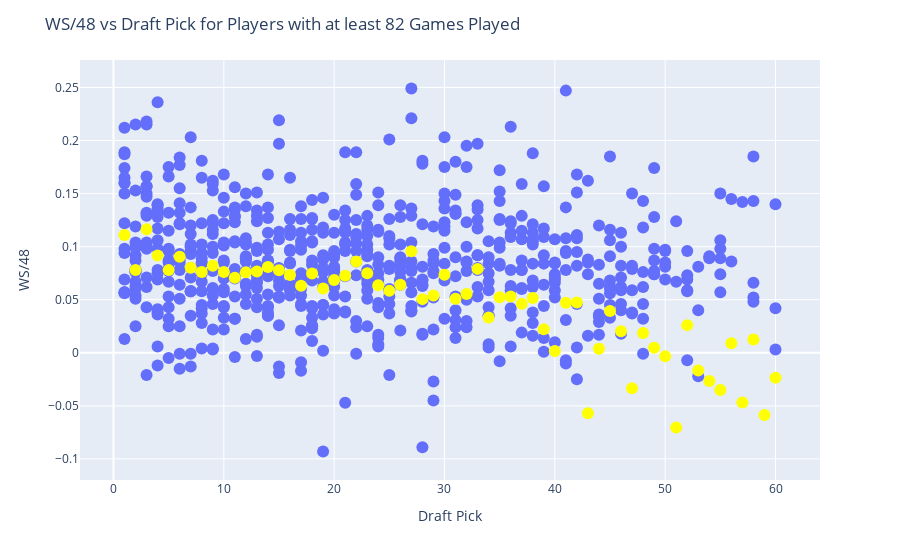

The code cell stored with this chart in its notebook:
### Code cell
# create a combobox widget with all 'Player' values
player_widget_total_scatter = widgets.Combobox(
    placeholder='Choose a Player',
    options=filtered_df['Player'].unique().tolist(),
    description='Player:',
    ensure_option=True,
    disabled=False
)

# create a dropdown widget with all relevant stats
stat_dropdown_total_scatter = widgets.Dropdown(
    options=relevant_stats,
    description='Select Stat:',
    disabled=False,
)

# Define the output area to display the scatter plot
output_total_scatter = widgets.Output()

# Function to update the output area based on the selected stat
def on_value_change_total_scatter(change):
    clear_output()
    output_total_scatter.clear_output()
    selected_stat = stat_dropdown_total_scatter.value
    selected_player = player_widget_total_scatter.value

    display(player_widget_total_scatter)
    display(stat_dropdown_total_scatter)
    with output_total_scatter:
        fig = px.scatter(filtered_df, x='Pk', y=selected_stat, hover_name='Player',
                         hover_data={'Pk': True, selected_stat: True, 'Player': False, f'{selected_stat}_diff': True, f'{selected_stat}_rank': True})
        
        # add a yellow dot for each average in the df_avg dataframe
        fig.add_trace(px.scatter(df_avg, x='Pk', y=selected_stat, hover_name='Pk',
                                 hover_data={'Pk': True, selected_stat: True}, 
                                 color_discrete_sequence=['yellow']).data[0])
        
        if selected_player in filtered_df['Player'].values:
            highlighted_player = filtered_df[filtered_df['Player'] == selected_player]
            fig.add_trace(px.scatter(highlighted_player, x='Pk', y=selected_stat, hover_name='Player',
                                    hover_data={'Pk': True, selected_stat: True, 'Player': False, f'{selected_stat}_diff': True, f'{selected_stat}_rank': True},
                                    color_discrete_sequence=['red']).data[0])
        fig.update_traces(marker=dict(size=12), showlegend=False)
        fig.update_layout(title=f'{selected_stat} vs Draft Pick for Players with at least {min_games} Games Played',
                          xaxis_title='Draft Pick', yaxis_title=selected_stat)
        fig.show()
    
# Observe changes in the value of the dropdown and call the function
stat_dropdown_total_scatter.observe(on_value_change_total_scatter, names='value')
player_widget_total_scatter.observe(on_value_change_total_scatter, names='value')

# Display the dropdown and the output area
display(player_widget_total_scatter)
display(stat_dropdown_total_scatter)
display(output_total_scatter)

### Figure 1 — Plotly figure (JSON) as saved in the notebook; plotly's stock layout.template omitted (floating-point values rounded to 4 significant figures; data arrays with more than 128 entries replaced by an {"elided": "..."} marker saying what was removed)
{"data": [{"customdata": {"elided": "669x3 mixed values"}, "hovertemplate": "<b>%{hovertext}</b><br><br>Pk=%{x}<br>WS/48=%{y}<br>WS/48_diff=%{customdata[1]}<br>WS/48_rank=%{customdata[2]}<extra></extra>", "hovertext": {"elided": "669 str values"}, "legendgroup": "", "marker": {"color": "#636efa", "size": 12, "symbol": "circle"}, "mode": "markers", "name": "", "orientation": "v", "showlegend": false, "type": "scatter", "x": {"elided": "669 int values"}, "xaxis": "x", "y": {"elided": "669 float values"}, "yaxis": "y"}, {"hovertemplate": "<b>%{hovertext}</b><br><br>Pk=%{x}<br>WS/48=%{y}<extra></extra>", "hovertext": [1, 2, 3, 4, 5, 6, 7, 8, 9, 10, 11, 12, 13, 14, 15, 16, 17, 18, 19, 20, 21, 22, 23, 24, 25, 26, 27, 28, 29, 30, 31, 32, 33, 34, 35, 36, 37, 38, 39, 40, 41, 42, 43, 44, 45, 46, 47, 48, 49, 50, 51, 52, 53, 54, 55, 56, 57, 58, 59, 60], "legendgroup": "", "marker": {"color": "yellow", "size": 12, "symbol": "circle"}, "mode": "markers", "name": "", "orientation": "v", "showlegend": false, "type": "scatter", "x": [1, 2, 3, 4, 5, 6, 7, 8, 9, 10, 11, 12, 13, 14, 15, 16, 17, 18, 19, 20, 21, 22, 23, 24, 25, 26, 27, 28, 29, 30, 31, 32, 33, 34, 35, 36, 37, 38, 39, 40, 41, 42, 43, 44, 45, 46, 47, 48, 49, 50, 51, 52, 53, 54, 55, 56, 57, 58, 59, 60], "xaxis": "x", "y": [0.111, 0.078, 0.1165, 0.09172, 0.07789, 0.09056, 0.08006, 0.07606, 0.08194, 0.07611, 0.07061, 0.07583, 0.07661, 0.08072, 0.07767, 0.07328, 0.06317, 0.07467, 0.06056, 0.06856, 0.07261, 0.08594, 0.075, 0.06372, 0.05833, 0.06417, 0.09561, 0.05056, 0.05406, 0.07344, 0.05089, 0.05539, 0.07906, 0.03317, 0.05239, 0.05311, 0.04617, 0.05156, 0.02217, 0.001611, 0.04722, 0.04744, -0.05694, 0.003889, 0.03928, 0.02028, -0.03344, 0.01856, 0.004833, -0.003333, -0.07033, 0.02606, -0.01672, -0.02661, -0.03506, 0.008944, -0.04689, 0.01261, -0.05871, -0.02341], "yaxis": "y"}], "layout": {"legend": {"tracegroupgap": 0}, "margin": {"t": 60}, "title": {"text": "WS/48 vs Draft Pick for Players with at least 82 Games Played"}, "xaxis": {"anchor": "y", "domain": [0, 1], "title": {"text": "Draft Pick"}}, "yaxis": {"anchor": "x", "domain": [0, 1], "title": {"text": "WS/48"}}}}
